Frame 1 (no input): blank canvas, image omitted
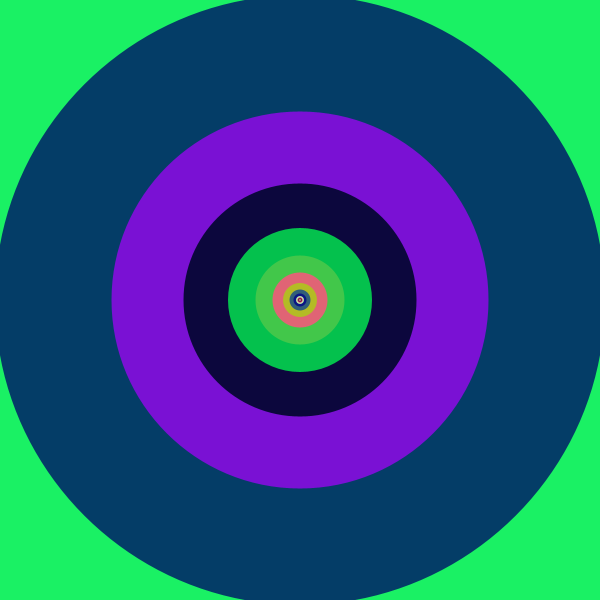
Frame 60 (the mouse pressed at the canvas centre just before this capture)
Frame 120 (the mouse held since frame 60 and released just before this capture): identical to frame 60, image omitted

The Processing sketch that drew this single still picture (run headless with seeded random() and noise(); from frame 60 on, the mouse is pressed at the canvas centre):

// Processing sketch: processing_156823
// ── processing_156823.pde

//define variables
// cc = the n-term of fibonacci serie
int cc=19;
int num1 = 0;
int num2 = 1;
int num3 ;
//a simple 1 row array to save the fibonacci numbers
int[] fibonacci = new int[20];

void setup(){
  size(600,600);
  noStroke();
  frameRate(10);
  //we fill up the array
  for( int i=0;i<=19;i++){
   num3 = num2 + num1;
   num1 = num2;
   num2 = num3;
   fibonacci[i]=num3;
  }
  
}
void draw(){
    //we move the coordinates center
    translate(300,300);  
    if(cc >=0){
    fill(random(255),random(255),random(255));
    ellipse(0,0,fibonacci[cc],fibonacci[cc]);
    cc--;
    }
    
}
  
